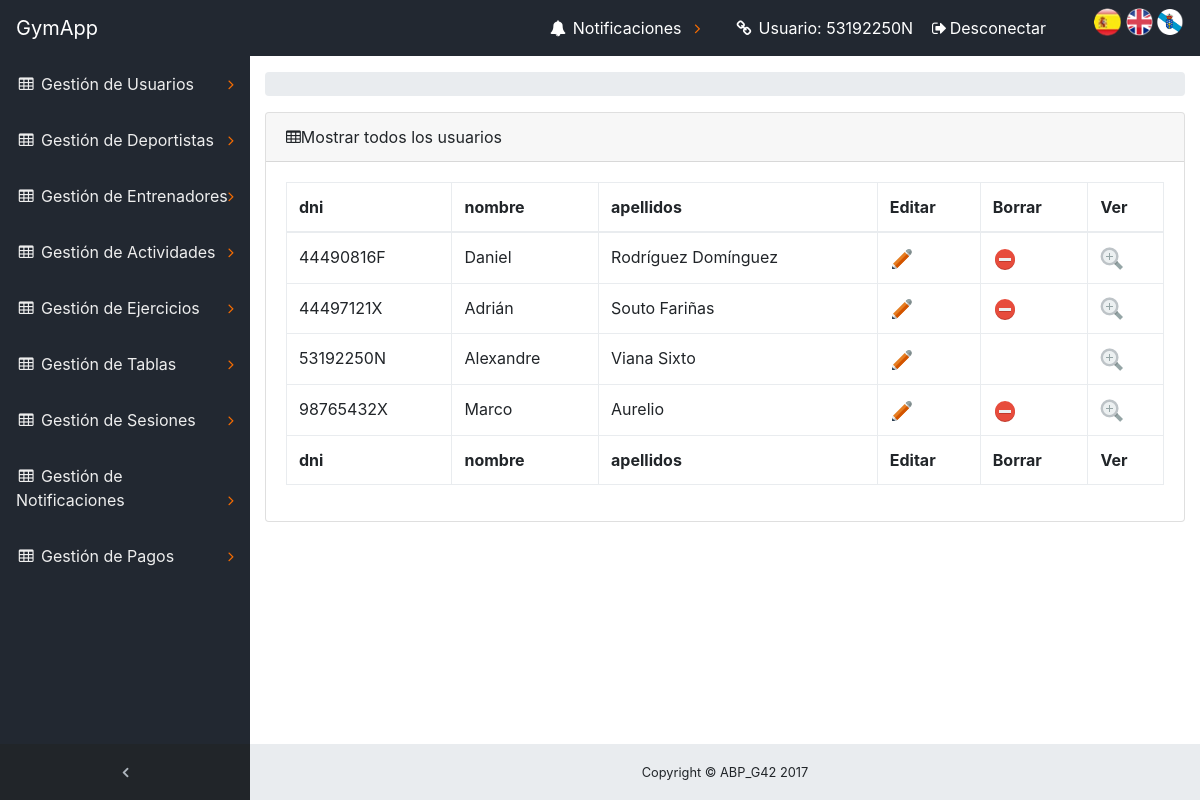
The app's page /ABP/index.php?controller=Usuario&action=UsuariosListar (signed in), older data.
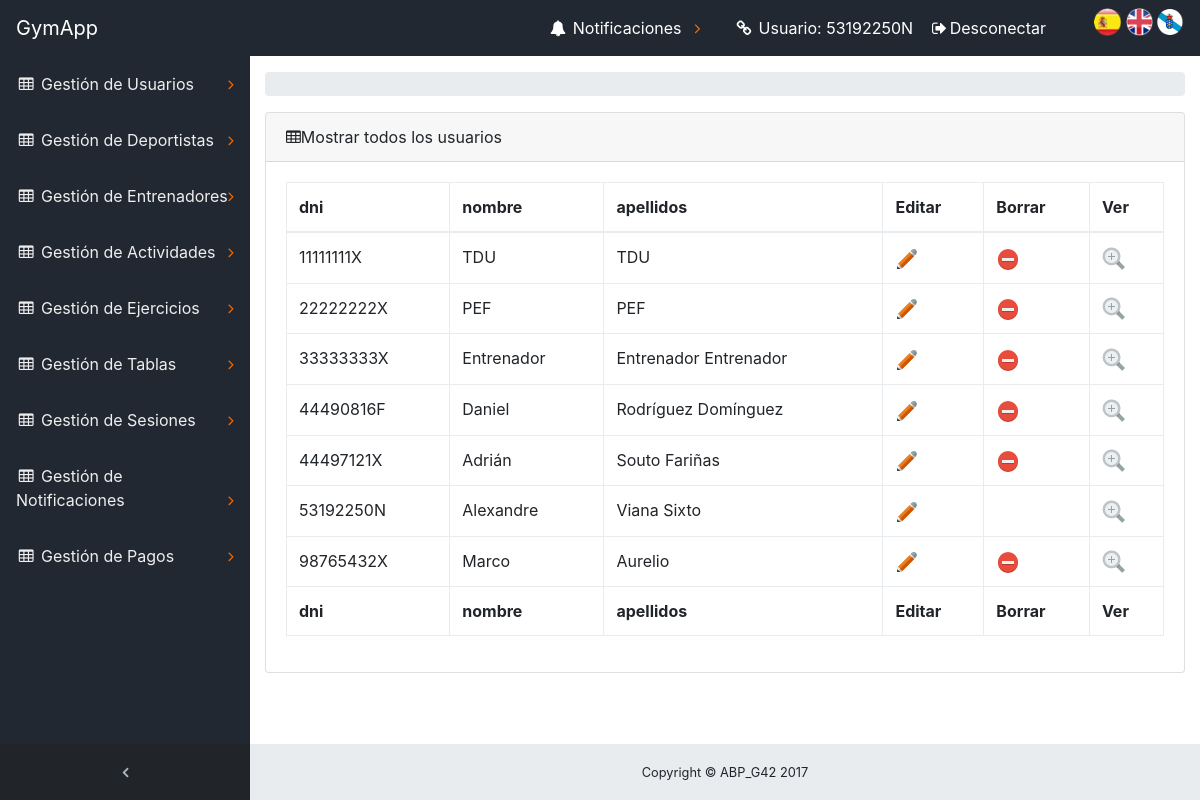
The same page, newer data.
### tables this page shows
CREATE TABLE `usuario` (
  `dni` varchar(10) NOT NULL,
  `nombre` varchar(30) NOT NULL,
  `apellidos` varchar(30) NOT NULL,
  `edad` tinyint(4) DEFAULT NULL,
  `contrasena` varchar(128) NOT NULL,
  `email` varchar(100) DEFAULT NULL,
  `telefono` varchar(20) NOT NULL,
  `fechaAlta` date NOT NULL
);

### ABP/core/ViewManager.php (called while the page is built, shortened)
<?php
class ViewManager {
	private $variables = array();
	public function setVariable($varname, $value, $flash=false) {
		$this->variables[$varname] = $value;
	}
	public function getVariable($varname, $default=NULL) {
		if (!isset($this->variables[$varname])) {
			return $default;
		}
		return $this->variables[$varname];
	}
	public function render($controller, $viewname) {
		include(__DIR__ . "/../view/$controller/$viewname.php");
	}
	private static $viewmanager_singleton = NULL;
	public static function getInstance() {
		if (self::$viewmanager_singleton == null) {
			self::$viewmanager_singleton = new ViewManager();
		}
		return self::$viewmanager_singleton;
	}
}

### ABP/index.php (called while the page is built, shortened)
<?php
function run() {
	try {
		$controller = loadController($_GET["controller"]);
		$actionName = $_GET["action"];
		$controller->$actionName();
	} catch(Exception $ex) {
		die("An exception occured!!!!!".$ex->getMessage());
	}
}
function loadController($controllerName) {
	return new $controllerClassName();
}
run();
?>

### ABP/core/I18n.php (called while the page is built, shortened)
<?php
class I18n {
	private $messages;
	public function setLanguage($language) {
		$this->messages = $i18n_messages;
	}
	public function i18n($key) {
		if (isset($this->messages[$key])){
			return $this->messages[$key];
		}else{
			return $key;
		}
	}
	private static $i18n_singleton = null;
	public static function getInstance() {
		if (self::$i18n_singleton == NULL) {
			self::$i18n_singleton = new I18n();
		}
		return self::$i18n_singleton;
	}
}
function i18n($key) {
	return I18n::getInstance()->i18n($key);
}

### ABP/view/messages/messages_es.php (called while the page is built)
<?php
    $i18n_messages = array(
    	'Nombre'=> 'Nombre',
    	'Asunto' => 'Asunto',
    	'contenido' => 'contenido',
    	'nombre' => 'nombre',
    	'El atributo '=>'El atributo ',
    	' no puede ser vacío' => ' no puede ser vacío',
    	'Longitud incorrecta. El atributo ' => 'Longitud incorrecta. El atributo ',
    	' debe tener una longitud máxima de '=>' debe tener una longitud máxima de ',
    	' y tiene '=>' y tiene ',
    	'El atributo no sigue el formato correcto. Pruebe example@example.com' => 'El atributo no sigue el formato correcto. Pruebe example@example.com',
    	' contiene caracteres no alfabéticos'=>' contiene caracteres no alfabéticos',
    	' no esta comprendido en ['=>' no esta comprendido en [',
    	' no puede tener mas de ' => ' no puede tener mas de ',
    	'decimales'=>'decimales',
    	' no tiene 8 números seguidos de una letra: FORMATO INCORRECTO!!!'=>' no tiene 8 números seguidos de una letra: FORMATO INCORRECTO!!!',
    	'La letra del DNI no es correcta'=>'La letra del DNI no es correcta',
    	' no tiene un formato válido de telefeno.'=>' no tiene un formato válido de telefeno.',
    	' debe estar compuesto únicamente por digitos.'=>' debe estar compuesto únicamente por digitos.',
        'precio' => 'precio',
        ': activar para ordenar columna ascendentemente'=>': activar para ordenar columna ascendentemente',
        ': activar para ordenar columna descendentemente'=>': activar para ordenar columna descendentemente',
        'Primero' => 'Primero',
        'Último'=>'Último',
        'Siguiente'=>'Siguiente',
        'Anterior'=>'Anterior',
        'Tabla sin datos'=>'Tabla sin datos',
        'Mostrando _START_ a _END_ de _TOTAL_ elementos'=>'Mostrando _START_ a _END_ de _TOTAL_ elementos',
        'Mostrando 0 a 0 de 0 elementos'=>'Mostrando 0 a 0 de 0 elementos',
        '(filtrados de _MAX_ elementos totales)'=>'(filtrados de _MAX_ elementos totales)',
        'Mostrar _MENU_ elementos'=>'Mostrar _MENU_ elementos',
        'Cargando...'=>'Cargando...',
        'Procesando...'=>'Procesando...',
        'Buscar:'=>'Buscar:',
        'No se encontró nada'=>'No se encontró nada',
        'dni' => 'dni',
        'contraseña' => 'contraseña'
    );
?>

### ABP/model/Usuario.php (called while the page is built, shortened)
<?php
class Usuario
{
            private $dni;
            private $nombre;
            private $apellidos;
        function __construct($dni=NULL,$nombre=NULL,$apellidos=NULL,$edad=NULL,$password=NULL,$email=NULL,$telefono=NULL,$fechaAlta=NULL){
            $this->dni = $dni;
            $this->nombre = $nombre;
            $this->apellidos = $apellidos;
        }
    public function getDni() {
        return $this->dni;
    }
    public function getNombre() {
        return $this->nombre;
    }
    public function getApellidos() {
        return $this->apellidos;
    }
}
?>

### ABP/model/UsuarioMapper.php (called while the page is built, shortened)
<?php
require_once(__DIR__."/../core/Access_DB.php");
require_once(__DIR__."/Usuario.php");
class UsuarioMapper {
    protected $db;
    public function __construct()
    {
        $this->db = PDOConnection::getInstance();
    }
       public function listar()
    {
        $stmt = $this->db->query("SELECT * from usuario");
        $usuarios_db = $stmt->fetchAll(PDO::FETCH_ASSOC);
        $usuarios = array();
        foreach ($usuarios_db as $usuario)
        {
            array_push($usuarios, new Usuario($usuario['dni'],$usuario['nombre'],$usuario['apellidos'],$usuario['edad'],null,$usuario['email'],$usuario['telefono'],$usuario['fechaAlta']));
        }
        return $usuarios;
    }
}
?>

### ABP/core/Access_DB.php (called while the page is built, shortened)
<?php
class PDOConnection {
	private static $db_singleton = null;
	public static function getInstance() {
		if (self::$db_singleton == null) {
			self::$db_singleton = new PDO(
			"mysql:host=".HOST.";dbname=".DB.";charset=utf8",
			USER,
			PASS,
			array(
				PDO::ATTR_EMULATE_PREPARES => false,
				PDO::ATTR_ERRMODE => PDO::ERRMODE_EXCEPTION)
			);
		}
		return self::$db_singleton;
	}
}
?>

### ABP/view/usuario/usuarioSHOWALL.php (the view, shortened to what the rows shown need)
<?php
    require_once(__DIR__."/../../core/ViewManager.php");
    $view = ViewManager::getInstance();
    $usuarios = $view->getVariable("usuarios");
?>
<div class="content-wrapper">
    <div class="container-fluid">
        <div class="card mb-3">
            <div class="card-body">
                <div class="table-responsive">
                    <table class="table table-bordered" id="dataTable" width="100%" cellspacing="0" >
                        <thead>
                            <tr>
                                <th><?= i18n("dni") ?></th>
                                <th><?= i18n("nombre") ?></th>
                                <th><?= i18n("apellidos") ?></th>
                                <th><?= i18n("Editar") ?></th>
                                <th><?= i18n("Borrar") ?></th>
                                <th><?= i18n("Ver") ?></th>
                            </tr>
                        </thead>
                        <tfoot>
                            <tr>
                                <th><?= i18n("dni") ?></th>
                                <th><?= i18n("nombre") ?></th>
                                <th><?= i18n("apellidos") ?></th>
                                <th><?= i18n("Editar") ?></th>
                                <th><?= i18n("Borrar") ?></th>
                                <th><?= i18n("Ver") ?></th>
                            </tr>
                        </tfoot>
                        <tbody>
                        <?php foreach($usuarios as $usuario){
                                ?>
                            <tr>
                                <td><?php echo $usuario->getDni(); ?></td>
                                <td><?php echo $usuario->getNombre(); ?></td>
                                <td><?php echo $usuario->getApellidos(); ?></td>
                                <td>
                                      <a href='./index.php?controller=Usuario&amp;action=UsuarioEDIT&amp;dni=<?php echo $usuario->getDni();?>'><img src='./view/Icons/edit.png'>
                                    </a>
                                </td>
                                  <td>
                                    <?php if($usuario->getDni() != $_SESSION['currentuser']){?>
                                    <a href='./index.php?controller=Usuario&amp;action=UsuarioDELETE&amp;dni=<?php echo $usuario->getDni();?>'><img src='./view/Icons/delete.png'>
                                    </a>
                                    <?php } ?>
                                </td>
                                  <td>
                                    <a href='./index.php?controller=Usuario&amp;action=UsuarioView&amp;dni=<?php echo $usuario->getDni();?>'><img src='./view/Icons/detalle.png'>
                                    </a>
                                </td>
                            </tr>
                        <?php } ?>
                        </tbody>
                    </table>
                </div>
            </div>
        </div>
    </div>
</div>

Row changes from the older to the newer data that the page shows:
added usuario: dni "11111111X", nombre "TDU", apellidos "TDU"
added usuario: dni "22222222X", nombre "PEF", apellidos "PEF"
added usuario: dni "33333333X", nombre "Entrenador", apellidos "Entrenador Entrenador"
